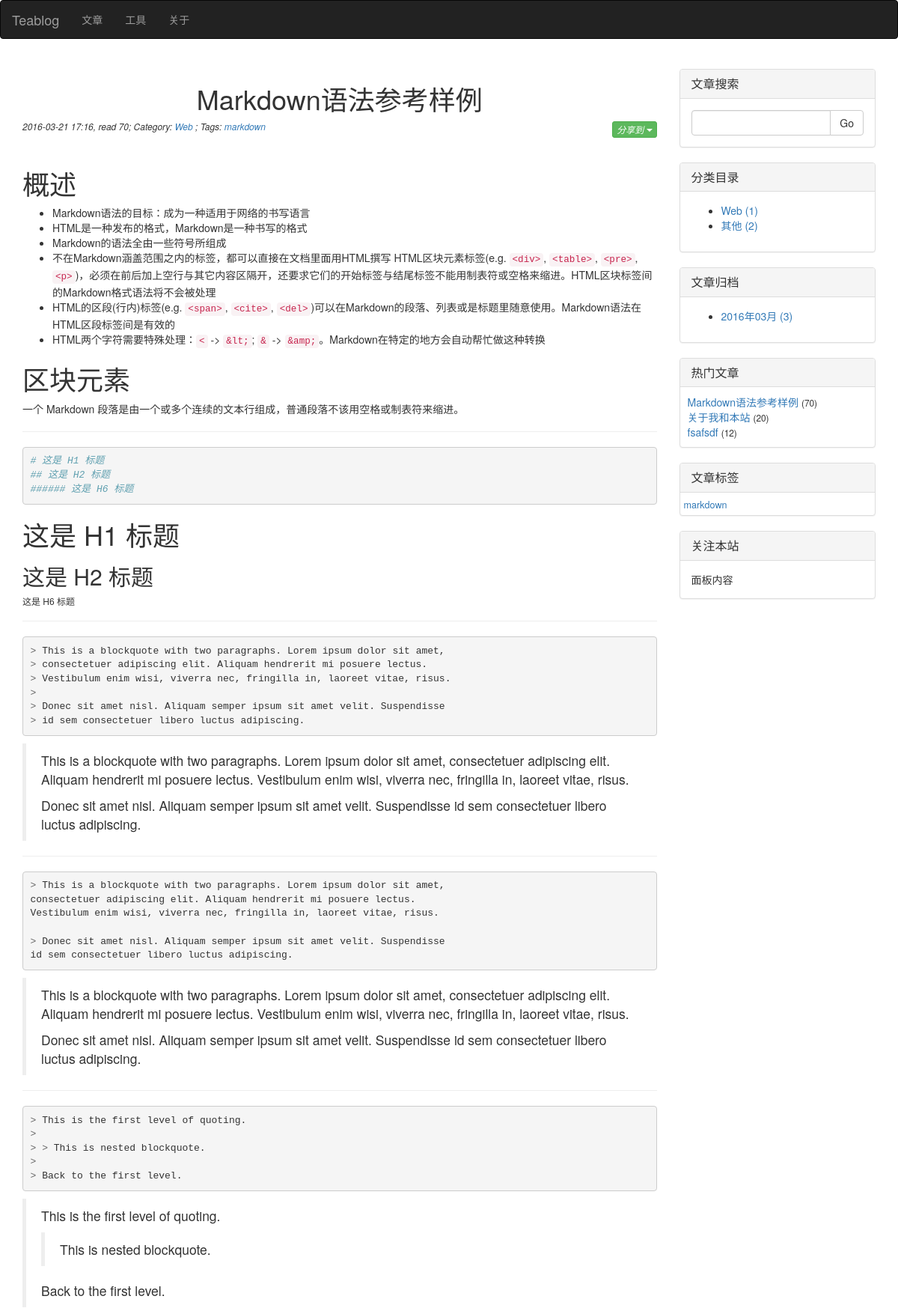
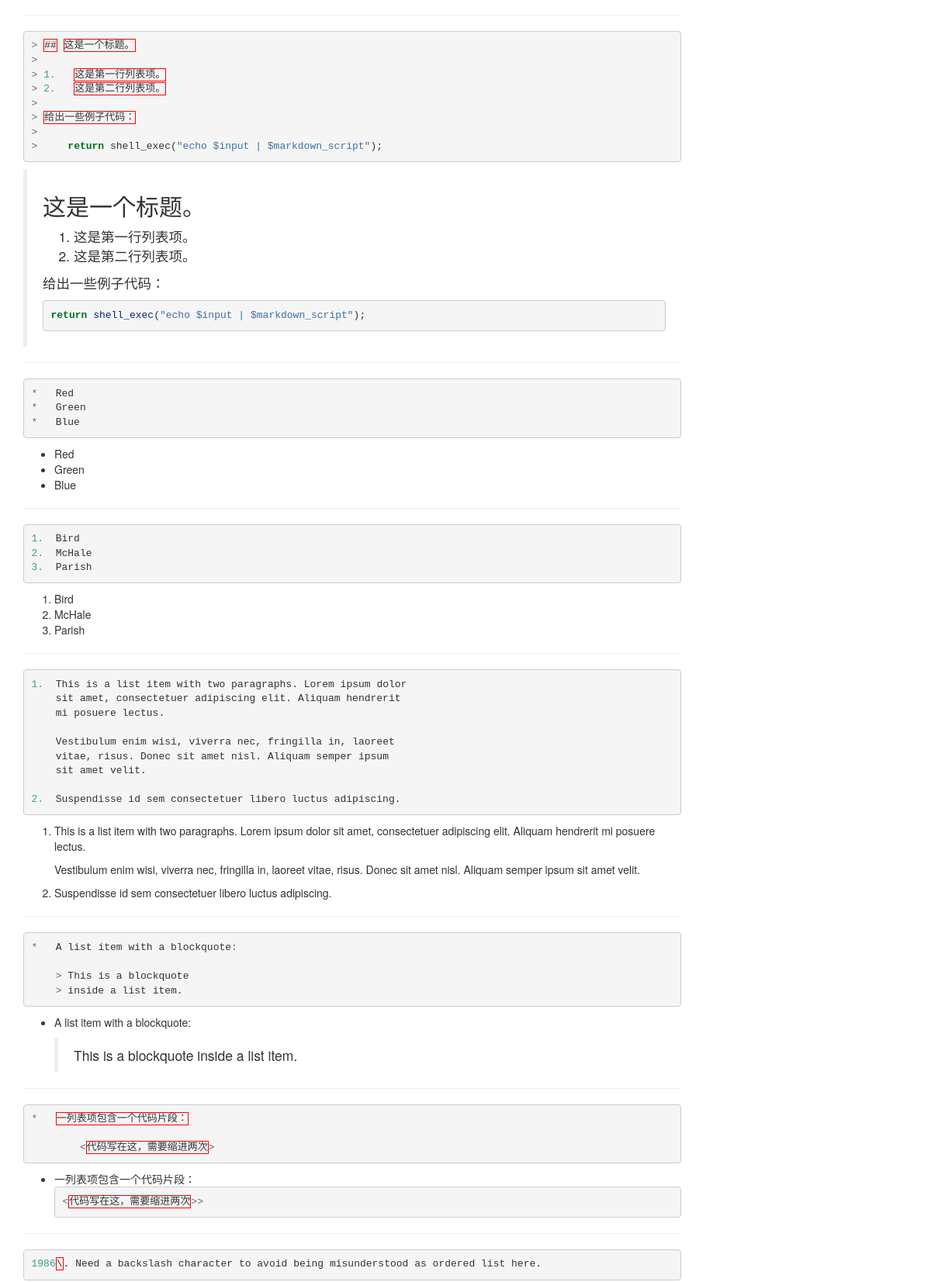
The app's page /article/2 (upper part) with its own data (2 pictures, top to bottom).
### index.py (models this page shows, shortened)
class Article(db.Model):
    __tablename__ = 'articles'
    id = db.Column(db.Integer, primary_key=True)
    title = db.Column(db.Unicode(128), unique=True, index=True, nullable=False)
    content = db.Column(db.UnicodeText) # plain-text or markdown
    content_html = db.Column(db.UnicodeText) # html
    content_pre = db.Column(db.UnicodeText) # several top lines for preview in 'index' page
    content_size = db.Column(db.Integer)
    time_created = db.Column(db.DateTime, index=True, default=datetime.now())
    time_modified = db.Column(db.DateTime, index=True, default=datetime.now())
    read_count = db.Column(db.Integer)
    private = db.Column(db.Boolean) # non-public, or hidden
    category_id = db.Column(db.Integer, db.ForeignKey('categories.id'))
    series_id = db.Column(db.Integer, db.ForeignKey('series.id'), nullable=True) # could be null
    tags = db.Column(db.Unicode(256), index=True, nullable=True) # space separated tag worlds

class Category(db.Model):
    __tablename__ = 'categories'
    id = db.Column(db.Integer, primary_key=True)
    name = db.Column(db.Unicode(32), unique=True, index=True, nullable=False)
    articles = db.relationship('Article', backref='category', lazy='dynamic')

### index.py (the view)
@app.route('/article/<int:id>')
def article(id):
    article = Article.query.filter_by(id=id).first_or_404()
    if article.private and not current_user.is_authenticated():
        flash("Private article")
        return page_not_found(Exception("Not allowed to read"))
    article.read_count += 1
    if article.tags:
        tags = article.tags.split()
    else:
        tags = None
    articles = Article.query.order_by(Article.time_modified.desc()).all()
    index = articles.index(article)
    prev = articles[index - 1] if index >= 1 else None
    next = articles[index + 1] if index < len(articles) - 1 else None
    return render_template('article.html', article=article, tags=tags, prev=prev, next=next)

### index.py (called while the page is built)
def update_tags_cache(articles=None, reverse=False):
    tags = {}
    if not articles:
        articles = Article.query.order_by(Article.title).all()
    for article in articles:
        if not article.tags:
            continue
        for tag in article.tags.split():
            tags.setdefault(tag, set())
            tags[tag].add(article)
    return sorted(tags.items(), reverse=reverse) # _list_ of item: ('tag', {art1, art2, ...})

### templates/article.html (shortened to what this page needs)
{% extends 'base.html' %}
{% block page_content %}
<div class="post">
	<h1 class="post-title text-center">{{ article.title }}</h1>
    <p class="date">
        <h6><em>
            {{ article.time_modified.strftime("%Y-%m-%d %H:%M") }}, read {{ article.read_count }};
            Category: <a href="{{ url_for('articles', by='category') }}#{{ article.category.name }}">{{ article.category.name }}</a>
            {% if article.tags %}; Tags:
                {% for tag in tags %}
                    <a href="{{ url_for('articles', by='tag') }}#{{ tag }}">{{ tag }}</a>
                {% endfor %}
            {% endif %}
            <span class="pull-right">{{ macros.widget_share(url="#") }}</span>
        </em></h6>
        <br/>
    </p>
    <div class="post_body">
        {% if article.content_html %}
            {{ article.content_html|safe }}
        {% else %}
            {{ article.content }}
        {% endif %}
    </div>
</div>
{% endblock %}

### templates/_macros.html (shortened to what this page needs)
{% macro widget_search(data, endpoint) %}
<div class="panel panel-default">
    <div class="panel-heading">
        <h3 class="panel-title">文章搜索</h3>
    </div>
    <div class="panel-body">
        <form id="search_form" name="search_form" action="search" method="POST" role="form">
            <div class="input-group">
               <input id="searched_words" name="searched_words" type="text" class="form-control">
               <span class="input-group-btn">
                  <button class="btn btn-default" type="submit">Go</button>
               </span>
            </div>
        </form>
    </div>
</div>
{% endmacro %}
{% macro widget_category(data, endpoint) %}
<div class="panel panel-default">
    <div class="panel-heading">
        <h3 class="panel-title">分类目录</h3>
    </div>
    <div class="panel-body">
        <ul>
            {% for category, num in data.items() %}
                <li>
                    <a href="{{ url_for(endpoint, by='category') }}#{{ category.name }}">
                        {{ category.name }} ({{ num }})
                    </a>
                </li>
            {% endfor %}
        </ul>
    </div>
</div>
{% endmacro %}
{% macro widget_archive(data, endpoint) %}
<div class="panel panel-default">
    <div class="panel-heading">
        <h3 class="panel-title">文章归档</h3>
    </div>
    <div class="panel-body">
        <ul>
            {% for year, months in data.items() %}
                {% for month, num in months.items() %}
                    <li>
                        <a href="{{ url_for(endpoint, by='time_created') }}#{{ year }}-{{ month }}">
                            {{ year }}年{{ "%02d"|format(month) }}月 ({{ num }})
                        </a>
                    </li>
                {% endfor %}
            {% endfor %}
        </ul>
    </div>
</div>
{% endmacro %}
{% macro widget_popular(data, endpoint) %}
<div class="panel panel-default">
    <div class="panel-heading">
        <h3 class="panel-title">热门文章</h3>
    </div>
    <div class="panel-body" style="padding: 10px 5px 10px 10px;">
        {% for article in data %}
        <a href="{{ url_for(endpoint, id=article.id) }}">{{ article.title|truncate(30, True) }}</a> <small>({{ article.read_count }})</small><br>
        {% endfor %}
    </div>
</div>
{% endmacro %}
{% macro widget_tags(data, endpoint) %}
    {% set num_min, num_max = data[0] %}
    {% set font_min, font_max = (90, 270) %}
    {% if num_min == num_max or num_min == -1 %}
    {%      set size_delta = 0 %}
    {% else %}
    {%      set size_delta = ((font_max - font_min) // (num_max - num_min)) %}
    {% endif %}
<div class="panel panel-default">
    <div class="panel-heading">
        <h3 class="panel-title">文章标签</h3>
    </div>
    <div class="panel-body" style="padding: 5px;">
        {% for tag_data in data[1:] %}
        <a href="{{ url_for(endpoint, by='tag') }}#{{ tag_data[0] }}">
            <span style="font-size:{{ (tag_data[1] - num_min) * size_delta + font_min }}%">{{ tag_data[0] }}<span>
        </a>&nbsp;
        {% endfor %}
    </div>
</div>
{% endmacro %}
{% macro widget_share(url) %}
<div class="btn-group">
   <button type="button" class="btn btn-success dropdown-toggle btn-xs" data-toggle="dropdown">
     分享到 <span class="caret"></span>
   </button>
</div>
{% endmacro %}

### static/css/pygments-css/friendly.css (style rules this page uses)
.highlight .c { color: #60a0b0; font-style: italic }
.highlight .err { border: 1px solid #FF0000 }
.highlight .k { color: #007020; font-weight: bold }
.highlight .o { color: #666666 }
.highlight .s { color: #4070a0 }
.highlight .nf { color: #06287e }
.highlight .mf { color: #40a070 }
.highlight .mi { color: #40a070 }

### records on screen
Article: title "Markdown语法参考样例", time_modified "2016-03-21 17:16", read_count "70", tags "markdown", content_html "概述 Markdown语法的目标：成为一种适用于网络的书写语言 HTML是一种发布的格式，Markdown是一种书写的格式 Markdown的语法全由一些符号所组成 不在Markdown涵盖范围之内的标签，都可以直接在文档里面用HTML撰写 HTML区块元素标签(e.g. <div> , <table> , <pre> , <p> )，必须在前后加上空行与其它内容区隔开，还要求它们的开始标签与结尾标签不能用制表符或空格来缩进。HTML区块标签间的Markdown格式语法将不会被处理 HTML的区段(行内)标签(e.g. <span> , <cite> , <del> )可以在Markdown的段落、列表或是标题里随意使用。Markdown语法在HTML区段标签间是有效的 HTML两个字符需要特殊处理： < -> &lt; ; & -> &amp; 。Markdown在特定的地方会自动帮忙做这种转换 区块元素 一个 Markdown 段落是由一个或多个连续的文本行组成，普通段落不该用空格或制表符来缩进。 # 这是 H1 标题 ## 这是 H2 标题 ###### 这是 H6 标题 这是 H1 标题 这是 H2 标题 这是 H6 标题 > This is a blockquote with two paragraphs . Lorem ipsum dolor sit amet , > consectetuer adipiscing elit . Aliquam hendrerit mi posuere lectus . > Vestibulum enim wisi ,…"
Category: category.name "Web", name "Web", num "1"
Category: name "其他", num "2"
Article: title "关于我和本站", read_count "20"
Article: title "fsafsdf", read_count "12"

### other values on screen
{{ year }} "2016"
{{ "%02d"|format(month) }} "03"
{{ num }} "3"
